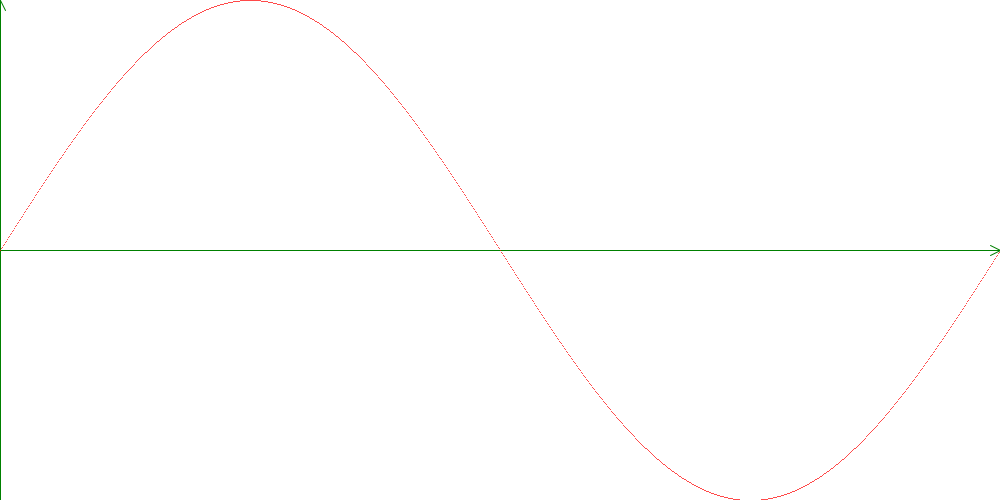
Frame 1 (no input)
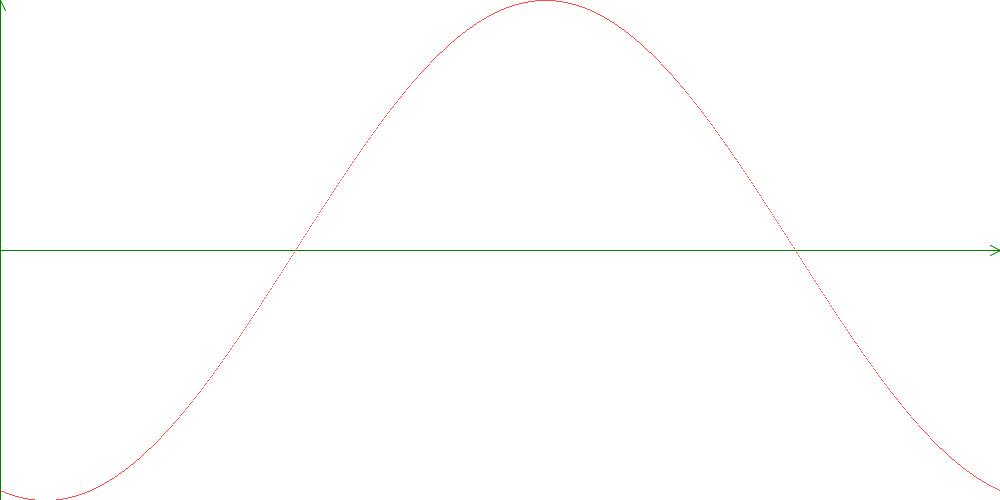
Frame 60 (the mouse pressed at the canvas centre just before this capture)
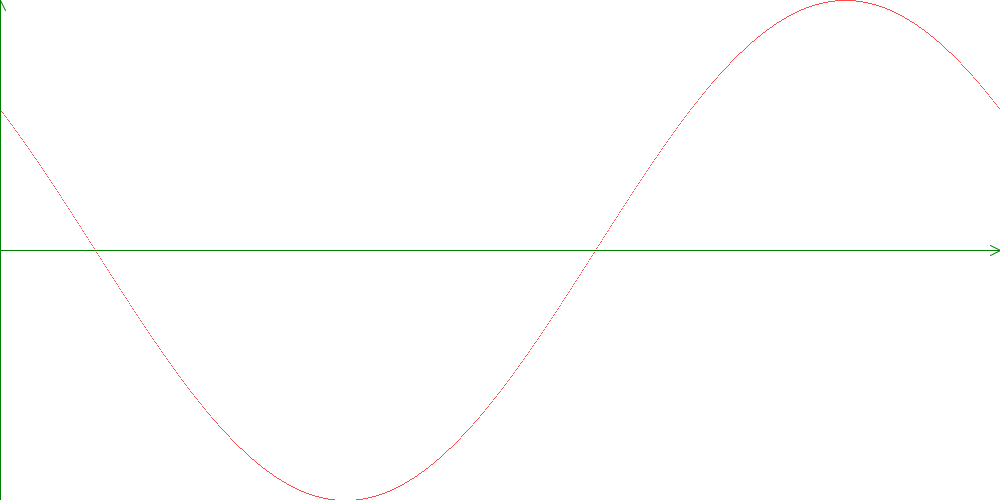
Frame 120 (the mouse held since frame 60 and released just before this capture)

The Processing sketch that drew these frames (run headless with seeded random() and noise(); from frame 60 on, the mouse is pressed at the canvas centre):

// Processing sketch: wykres_fali
// ── wykres_fali.pde
//Wykres fali zdefiniowanej własną funkcją
///////////////////////////////////////////////////////////////

float mojaFunkcja(float x)
{
  return sin(x);
}

//Globalne ustawienia
void setup()
{
  size(1000,500);
  smooth();
}

float startX=0;
void draw()
{
  background(255);
  uklad();
  wykres();
  startX-=PI/100;
}

//Procedury rysujące
void uklad()
{
  stroke(0,128,0);
  //Rysunek układu współrzędnych
  line(0,250,1000,250); //Oś X
  line(1000,250,990,245);//Grot X
  line(1000,250,990,255);//Grot X c.d.
  line(0,0,0,500);       //Oś Y
  line(0,0,5,10);        //Pół grotu Y
}

void wykres()
{
  stroke(255,0,0);    //Kolor wykresu funkcji
  
  float krokX=(PI*2)/1000;//Jaki fragment dziedziny na jedną kolumnę okna o długości 1000
  float krokY=2.0/500;    //Jaki fragment przeciwdziedziny na jeden wiersz okna o wysokości 500
  int oldw=-1;
  int oldk=-1;
  for(int k=0;k<1000;k++) //Przejście po wszystkich kolumnach pikseli
  {
    float x=k*krokX+startX;   //Przeliczenie kolumny okna na x z uwzględnieniem przesunięcia o startX 
    float y=mojaFunkcja(x);   //Obliczenie wartości funkcji dla danego x
    int  w=250-round(y/krokY);//Przeliczenie x na numer wiesza, 
                              //pamiętając że wiersze pikseli są numerowane od góry, 
                              //a funkcja sinus ma wartości z zakresu -1 do 1
    point(k,w);               //Nakreślenie punktu w odpowiednim miejscu
  }
}
